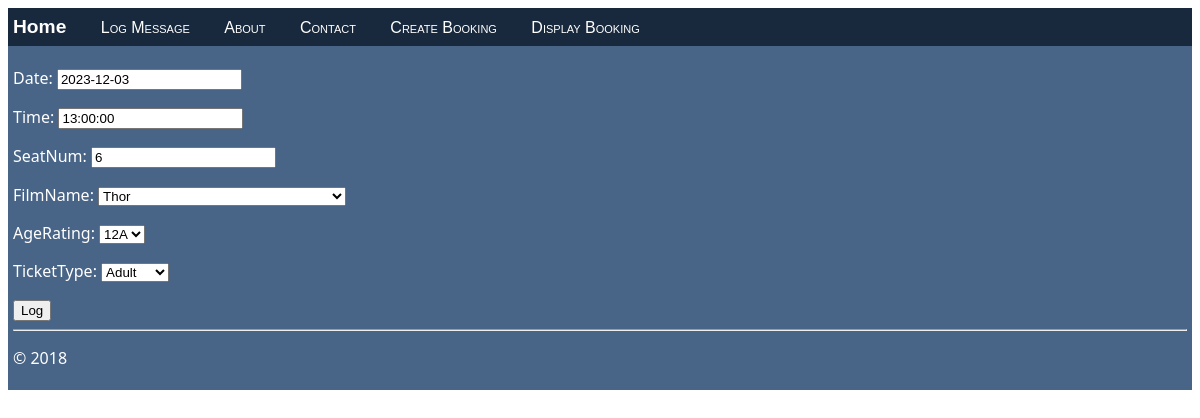
/updateBooking/1/, run on the app's committed database.
### hello/models.py (models this page shows, shortened)
class Booking(models.Model):
    bookingID = models.AutoField(primary_key=True,unique=True)
    date = models.DateField()
    time = models.TimeField()
    seatNum = models.IntegerField()
    filmName = models.ForeignKey(Film, related_name='+', on_delete=models.CASCADE,default='000000')
    ageRating = models.ForeignKey(ageRating, related_name='+', on_delete=models.CASCADE,default='000000')
    ticketType = models.CharField(max_length=20, choices=ticket_type, default="Student")

class Film(models.Model):
    filmID = models.AutoField(primary_key=True,unique=True)
    filmName = models.CharField(max_length=50)
    filmLength = models.TimeField()
    def __str__(self):
        return self.filmName

class ageRating(models.Model):
    ageID = models.AutoField(primary_key=True,unique=True)
    ageRating = models.CharField(max_length=10, choices=age_rating, default="000000")
    def __str__(self):
        return self.ageRating

### hello/views.py (the view)
# urls.py: path("updateBooking/<int:pk>/", views.updateBooking, name="updateBooking"),
def updateBooking(request, pk):
    booking = Booking.objects.get(pk=pk)
    form = BookingForm(request.POST or None, instance=booking)
    if request.method == "POST":
        if form.is_valid():
            booking = form.save(commit=False)
            booking.save()
            return redirect("home")
    else:
        return render(request, "hello/create_booking.html", {"form": form})

### hello/forms.py
class BookingForm(forms.ModelForm):
    class Meta:
        model = Booking
        fields = ("bookingID","date","time","seatNum","filmName","ageRating","ticketType")  # NOTE: the trailing comma is required

### hello/templates/hello/create_booking.html (shortened to what this page needs)
{% extends "hello/layout.html" %}
{% block content %}
    <form method="POST" class="log-form">
        {{ form.as_p }}
        <button type="submit" class="save btn btn-default">Log</button>
    </form>
{% endblock %}

### data on the page
Booking: date "2023-12-03", time "13:00:00", seatNum "6", ticketType "Adult"
Film: filmName "Thor"
ageRating: ageRating "12A"
